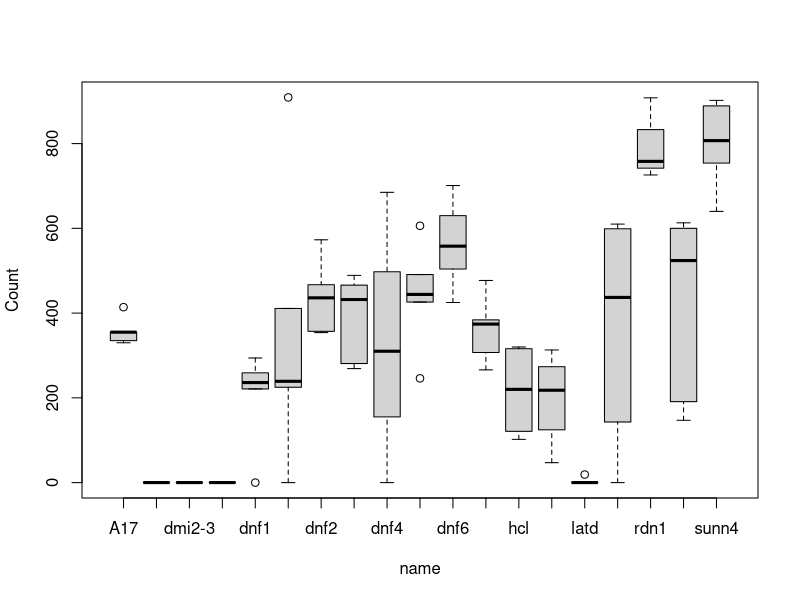
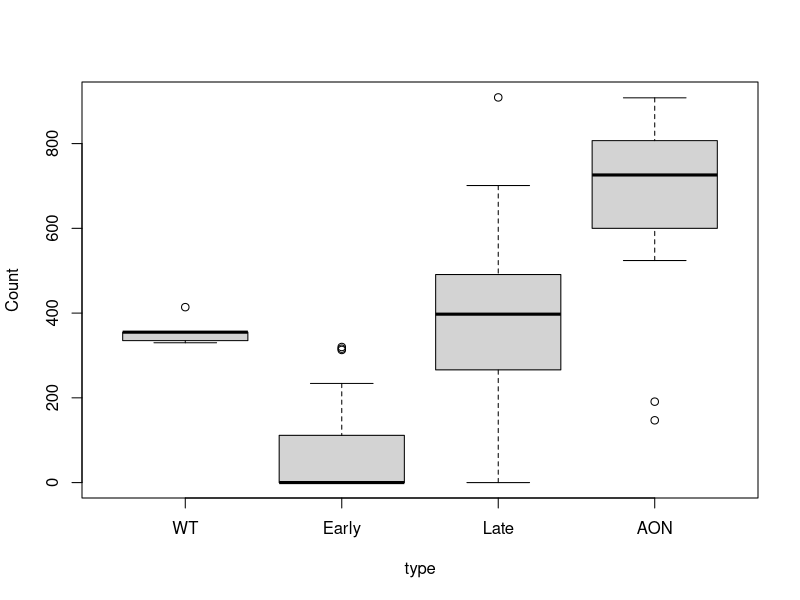

Reproduce these figures in R, in order.
## ---- chunk 1
#
knitr::opts_chunk$set(echo = TRUE)

#Set up all the packages you will need. Tidyverse include dplyer
require(tidyverse)
require(ggpubr)

knitr::opts_chunk$set(message = FALSE)
## ---- chunk 2

# Import the text file of nodule data
data_HostMutants2021_nod_counts <- read.table("../data/data_HostMutants2021_nod_counts.txt",sep = "\t",header=TRUE)

# Import the genotype information data
genotype_name <- read.table("../data/genotype_name.txt",sep = "\t",header=TRUE)

#convert the genotype_id into integer
genotype_name$genotype_id = as.integer(genotype_name$genotype_id)

#merge the two data set by 'genotype_id'
all.data<- full_join (data_HostMutants2021_nod_counts, genotype_name, by = "genotype_id")

#Select for only the A17 background 
all.data.A17 <- all.data %>% filter(background=="A17")

# Remove two genotypes that did not survive/form nodules... Use the '!=' this time which says to grab all of the them BUT the named genotype ID.
all.data.A17 <- all.data.A17 %>% filter(genotype_id!="853")
all.data.A17 <- all.data.A17 %>% filter(genotype_id!="838")
## ---- chunk 3
# running the linear model
model <- lm(Count ~ genotype_id + rep + type, data = all.data.A17)
summary(model)
## ---- chunk 4

all.data.A17$name 
#Note that this currently is a character. We need to turn it into a factor.
all.data.A17$name<-factor(all.data.A17$name)

#We need to do the same thing with type
all.data.A17$type<-factor(all.data.A17$type, levels = c("WT","Early","Late","AON"))

# Now run the model
model1 <- lm(Count ~ name + rep + type, data = all.data.A17)
summary(model)
## ---- chunk 5
# Run a model with name and replicate as predictors
model.name <- lm(Count ~ name + rep, data = all.data.A17)

#Examine the summary
summary(model.name)

#Examine the Analysis of Variance table
anova(model.name)
## ---- chunk 6
# Run a model with type and replicate as predictors
model.type <- lm(Count ~ type + rep, data = all.data.A17)

#Examine the summary
summary(model.type)

#Examine the Analysis of Variance table
anova(model.type)

## ---- chunk 7
#Super quick base r plot!
plot(Count~name, data=all.data.A17)
## ---- chunk 8
#Super quick base r plot!
plot(Count~type, data=all.data.A17)
